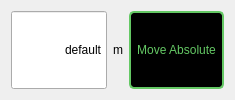
            <widget class="QWidget" name="tab_Absolute_3">
             <property name="styleSheet">
              <string notr="true">#tab_Absolute_3{
background-color: rgb(0, 0, 0);
}



</string>
             </property>
             <attribute name="title">
              <string>Absolute</string>
             </attribute>
             <layout class="QHBoxLayout" name="horizontalLayout_11" stretch="2,0,2">
              <item>
               <widget class="QLineEdit" name="lineEdit_AutoPositionAbsolute_Axis3">
                <property name="sizePolicy">
                 <sizepolicy hsizetype="Expanding" vsizetype="Preferred">
                  <horstretch>0</horstretch>
                  <verstretch>0</verstretch>
                 </sizepolicy>
                </property>
                <property name="toolTip">
                 <string>Absolute position to travel. Maximum 5 mm.</string>
                </property>
                <property name="text">
                 <string>default</string>
                </property>
                <property name="alignment">
                 <set>Qt::AlignRight|Qt::AlignTrailing|Qt::AlignVCenter</set>
                </property>
               </widget>
              </item>
              <item>
               <widget class="QLabel" name="label_29">
                <property name="text">
                 <string>m</string>
                </property>
                <property name="alignment">
                 <set>Qt::AlignCenter</set>
                </property>
               </widget>
              </item>
              <item>
               <widget class="QPushButton" name="pushButton_AutomaticMoveAbsolute_Axis3">
                <property name="sizePolicy">
                 <sizepolicy hsizetype="Minimum" vsizetype="Preferred">
                  <horstretch>0</horstretch>
                  <verstretch>0</verstretch>
                 </sizepolicy>
                </property>
                <property name="styleSheet">
                 <string notr="true">QPushButton#pushButton_AutomaticMoveAbsolute_Axis3{
color:rgb(100,200,100);
background-color:black;
border: 2px solid rgb(100,200,100);
border-radius: 5px
}</string>
                </property>
                <property name="text">
                 <string>Move Absolute</string>
                </property>
               </widget>
              </item>
             </layout>
            </widget>
